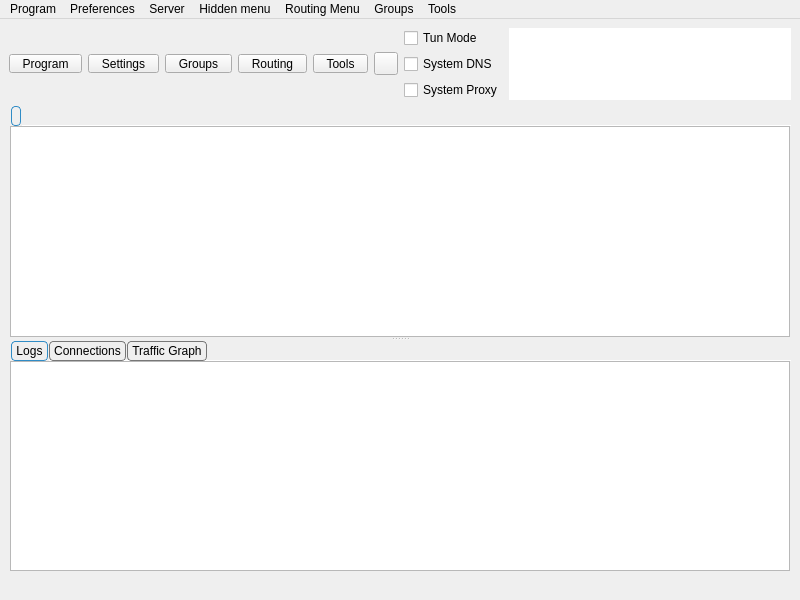
<?xml version="1.0" encoding="UTF-8"?>
<ui version="4.0">
 <class>MainWindow</class>
 <widget class="QMainWindow" name="MainWindow">
  <property name="geometry">
   <rect>
    <x>0</x>
    <y>0</y>
    <width>800</width>
    <height>600</height>
   </rect>
  </property>
  <property name="minimumSize">
   <size>
    <width>800</width>
    <height>600</height>
   </size>
  </property>
  <property name="windowTitle">
   <string notr="true">Throned</string>
  </property>
  <widget class="QWidget" name="centralwidget">
   <layout class="QVBoxLayout" name="verticalLayout_3" stretch="0,1,0">
    <item>
     <layout class="QHBoxLayout" name="horizontalLayout_2">
      <item>
       <widget class="QToolButton" name="toolButton_program">
        <property name="minimumSize">
         <size>
          <width>0</width>
          <height>0</height>
         </size>
        </property>
        <property name="styleSheet">
         <string notr="true">QToolButton {
    padding-left: 8px;
    padding-right: 8px;
}

/* The indicator shares the bottom row with the label (ToolButtonTextUnderIcon),
   so the widest button in any language is the tight one -- its text runs closest
   to the arrow. It fits because the drawn chevron only occupies the middle of
   its 16px subcontrol box, leaving ~14px clear at the button edge against the
   label's ~14.5px of slack. Don't pad the buttons to &quot;fix&quot; this: that widens
   all five for a gap only one of them ever needs (#1665). If a future
   translation looks cramped here, check that label first. */
QToolButton::menu-indicator {
    subcontrol-origin: border;
    subcontrol-position: bottom right;
    right: 2px;
    bottom: 3px;
}</string>
        </property>
        <property name="text">
         <string>Program</string>
        </property>
        <property name="icon">
         <iconset resource="../../res/Throned.qrc">
          <normaloff>:/icon/b-system-run.png</normaloff>:/icon/b-system-run.png</iconset>
        </property>
        <property name="iconSize">
         <size>
          <width>24</width>
          <height>24</height>
         </size>
        </property>
        <property name="popupMode">
         <enum>QToolButton::ToolButtonPopupMode::InstantPopup</enum>
        </property>
        <property name="toolButtonStyle">
         <enum>Qt::ToolButtonStyle::ToolButtonTextUnderIcon</enum>
        </property>
       </widget>
      </item>
      <item>
       <widget class="QToolButton" name="toolButton_preferences">
        <property name="minimumSize">
         <size>
          <width>0</width>
          <height>0</height>
         </size>
        </property>
        <property name="styleSheet">
         <string notr="true">QToolButton {
    padding-left: 8px;
    padding-right: 8px;
}

/* The indicator shares the bottom row with the label (ToolButtonTextUnderIcon),
   so the widest button in any language is the tight one -- its text runs closest
   to the arrow. It fits because the drawn chevron only occupies the middle of
   its 16px subcontrol box, leaving ~14px clear at the button edge against the
   label's ~14.5px of slack. Don't pad the buttons to &quot;fix&quot; this: that widens
   all five for a gap only one of them ever needs (#1665). If a future
   translation looks cramped here, check that label first. */
QToolButton::menu-indicator {
    subcontrol-origin: border;
    subcontrol-position: bottom right;
    right: 2px;
    bottom: 3px;
}</string>
        </property>
        <property name="text">
         <string>Settings</string>
        </property>
        <property name="icon">
         <iconset resource="../../res/Throned.qrc">
          <normaloff>:/icon/b-preferences.png</normaloff>:/icon/b-preferences.png</iconset>
        </property>
        <property name="iconSize">
         <size>
          <width>24</width>
          <height>24</height>
         </size>
        </property>
        <property name="popupMode">
         <enum>QToolButton::ToolButtonPopupMode::InstantPopup</enum>
        </property>
        <property name="toolButtonStyle">
         <enum>Qt::ToolButtonStyle::ToolButtonTextUnderIcon</enum>
        </property>
       </widget>
      </item>
      <item>
       <widget class="QToolButton" name="toolButton_testing">
        <property name="minimumSize">
         <size>
          <width>0</width>
          <height>0</height>
         </size>
        </property>
        <property name="styleSheet">
         <string notr="true">QToolButton {
    padding-left: 8px;
    padding-right: 8px;
}

/* The indicator shares the bottom row with the label (ToolButtonTextUnderIcon),
   so the widest button in any language is the tight one -- its text runs closest
   to the arrow. It fits because the drawn chevron only occupies the middle of
   its 16px subcontrol box, leaving ~14px clear at the button edge against the
   label's ~14.5px of slack. Don't pad the buttons to &quot;fix&quot; this: that widens
   all five for a gap only one of them ever needs (#1665). If a future
   translation looks cramped here, check that label first. */
QToolButton::menu-indicator {
    subcontrol-origin: border;
    subcontrol-position: bottom right;
    right: 2px;
    bottom: 3px;
}</string>
        </property>
        <property name="text">
         <string>Groups</string>
        </property>
        <property name="icon">
         <iconset resource="../../res/Throned.qrc">
          <normaloff>:/icon/b-testing-button.png</normaloff>:/icon/b-testing-button.png</iconset>
        </property>
        <property name="iconSize">
         <size>
          <width>24</width>
          <height>24</height>
         </size>
        </property>
        <property name="popupMode">
         <enum>QToolButton::ToolButtonPopupMode::InstantPopup</enum>
        </property>
        <property name="toolButtonStyle">
         <enum>Qt::ToolButtonStyle::ToolButtonTextUnderIcon</enum>
        </property>
       </widget>
      </item>
      <item>
       <widget class="QToolButton" name="toolButton_routing">
        <property name="minimumSize">
         <size>
          <width>0</width>
          <height>0</height>
         </size>
        </property>
        <property name="styleSheet">
         <string notr="true">QToolButton {
    padding-left: 8px;
    padding-right: 8px;
}

/* The indicator shares the bottom row with the label (ToolButtonTextUnderIcon),
   so the widest button in any language is the tight one -- its text runs closest
   to the arrow. It fits because the drawn chevron only occupies the middle of
   its 16px subcontrol box, leaving ~14px clear at the button edge against the
   label's ~14.5px of slack. Don't pad the buttons to &quot;fix&quot; this: that widens
   all five for a gap only one of them ever needs (#1665). If a future
   translation looks cramped here, check that label first. */
QToolButton::menu-indicator {
    subcontrol-origin: border;
    subcontrol-position: bottom right;
    right: 2px;
    bottom: 3px;
}</string>
        </property>
        <property name="text">
         <string>Routing</string>
        </property>
        <property name="icon">
         <iconset resource="../../res/Throned.qrc">
          <normaloff>:/icon/b-network-routing.png</normaloff>:/icon/b-network-routing.png</iconset>
        </property>
        <property name="iconSize">
         <size>
          <width>24</width>
          <height>24</height>
         </size>
        </property>
        <property name="popupMode">
         <enum>QToolButton::ToolButtonPopupMode::InstantPopup</enum>
        </property>
        <property name="toolButtonStyle">
         <enum>Qt::ToolButtonStyle::ToolButtonTextUnderIcon</enum>
        </property>
       </widget>
      </item>
      <item>
       <widget class="QToolButton" name="toolButton_tools">
        <property name="minimumSize">
         <size>
          <width>0</width>
          <height>0</height>
         </size>
        </property>
        <property name="styleSheet">
         <string notr="true">QToolButton {
    padding-left: 8px;
    padding-right: 8px;
}

/* The indicator shares the bottom row with the label (ToolButtonTextUnderIcon),
   so the widest button in any language is the tight one -- its text runs closest
   to the arrow. It fits because the drawn chevron only occupies the middle of
   its 16px subcontrol box, leaving ~14px clear at the button edge against the
   label's ~14.5px of slack. Don't pad the buttons to &quot;fix&quot; this: that widens
   all five for a gap only one of them ever needs (#1665). If a future
   translation looks cramped here, check that label first. */
QToolButton::menu-indicator {
    subcontrol-origin: border;
    subcontrol-position: bottom right;
    right: 2px;
    bottom: 3px;
}</string>
        </property>
        <property name="text">
         <string>Tools</string>
        </property>
        <property name="icon">
         <iconset resource="../../res/Throned.qrc">
          <normaloff>:/icon/b-tools-button.png</normaloff>:/icon/b-tools-button.png</iconset>
        </property>
        <property name="iconSize">
         <size>
          <width>24</width>
          <height>24</height>
         </size>
        </property>
        <property name="popupMode">
         <enum>QToolButton::ToolButtonPopupMode::InstantPopup</enum>
        </property>
        <property name="toolButtonStyle">
         <enum>Qt::ToolButtonStyle::ToolButtonTextUnderIcon</enum>
        </property>
       </widget>
      </item>
      <item>
       <widget class="StartStopButton" name="toolButton_startstop">
        <property name="focusPolicy">
         <enum>Qt::FocusPolicy::NoFocus</enum>
        </property>
        <property name="text">
         <string/>
        </property>
       </widget>
      </item>
      <item>
       <layout class="QVBoxLayout" name="verticalLayout_4">
        <item>
         <spacer name="verticalSpacer_modes_top">
          <property name="orientation">
           <enum>Qt::Orientation::Vertical</enum>
          </property>
          <property name="sizeHint" stdset="0">
           <size>
            <width>0</width>
            <height>0</height>
           </size>
          </property>
         </spacer>
        </item>
        <item>
         <widget class="QCheckBox" name="checkBox_VPN">
          <property name="sizePolicy">
           <sizepolicy hsizetype="Minimum" vsizetype="Minimum">
            <horstretch>0</horstretch>
            <verstretch>0</verstretch>
           </sizepolicy>
          </property>
          <property name="text">
           <string>Tun Mode</string>
          </property>
         </widget>
        </item>
        <item>
         <widget class="QCheckBox" name="system_dns">
          <property name="text">
           <string>System DNS</string>
          </property>
         </widget>
        </item>
        <item>
         <widget class="QCheckBox" name="checkBox_SystemProxy">
          <property name="text">
           <string>System Proxy</string>
          </property>
         </widget>
        </item>
        <item>
         <spacer name="verticalSpacer_modes_bottom">
          <property name="orientation">
           <enum>Qt::Orientation::Vertical</enum>
          </property>
          <property name="sizeHint" stdset="0">
           <size>
            <width>0</width>
            <height>0</height>
           </size>
          </property>
         </spacer>
        </item>
       </layout>
      </item>
      <item>
       <widget class="QTextBrowser" name="data_view">
        <property name="enabled">
         <bool>true</bool>
        </property>
        <property name="sizePolicy">
         <sizepolicy hsizetype="Expanding" vsizetype="Ignored">
          <horstretch>0</horstretch>
          <verstretch>0</verstretch>
         </sizepolicy>
        </property>
        <property name="minimumSize">
         <size>
          <width>0</width>
          <height>0</height>
         </size>
        </property>
        <property name="mouseTracking">
         <bool>false</bool>
        </property>
        <property name="focusPolicy">
         <enum>Qt::FocusPolicy::NoFocus</enum>
        </property>
        <property name="contextMenuPolicy">
         <enum>Qt::ContextMenuPolicy::NoContextMenu</enum>
        </property>
        <property name="acceptDrops">
         <bool>false</bool>
        </property>
        <property name="frameShape">
         <enum>QFrame::Shape::NoFrame</enum>
        </property>
        <property name="frameShadow">
         <enum>QFrame::Shadow::Sunken</enum>
        </property>
        <property name="verticalScrollBarPolicy">
         <enum>Qt::ScrollBarPolicy::ScrollBarAlwaysOff</enum>
        </property>
        <property name="horizontalScrollBarPolicy">
         <enum>Qt::ScrollBarPolicy::ScrollBarAlwaysOff</enum>
        </property>
        <property name="textInteractionFlags">
         <set>Qt::TextInteractionFlag::LinksAccessibleByKeyboard|Qt::TextInteractionFlag::LinksAccessibleByMouse</set>
        </property>
       </widget>
      </item>
     </layout>
    </item>
    <item>
     <widget class="QSplitter" name="splitter">
      <property name="orientation">
       <enum>Qt::Orientation::Vertical</enum>
      </property>
      <widget class="QTabWidget" name="tabWidget">
       <property name="styleSheet">
        <string notr="true">QTabWidget::tab-bar {
    left: 2px;
}

QTabBar {
    background: transparent;
    qproperty-drawBase: 0;
}

QTabBar::tab {
    border: 1px solid #777777;

    border-radius: 4px;
    padding: 2px 4px;
    margin-right: 1px;
}

QTabBar::tab:selected {
    border: 1px solid palette(highlight);
}</string>
       </property>
       <property name="currentIndex">
        <number>0</number>
       </property>
       <property name="documentMode">
        <bool>true</bool>
       </property>
       <property name="movable">
        <bool>true</bool>
       </property>
       <widget class="QWidget" name="widget1">
        <attribute name="title">
         <string/>
        </attribute>
        <layout class="QGridLayout" name="gridLayout_2">
         <property name="leftMargin">
          <number>1</number>
         </property>
         <property name="topMargin">
          <number>0</number>
         </property>
         <property name="rightMargin">
          <number>1</number>
         </property>
         <property name="bottomMargin">
          <number>0</number>
         </property>
         <property name="spacing">
          <number>0</number>
         </property>
         <item row="0" column="0">
          <widget class="ProfilesTableView" name="profilesTableView">
           <property name="contextMenuPolicy">
            <enum>Qt::ContextMenuPolicy::CustomContextMenu</enum>
           </property>
           <property name="editTriggers">
            <set>QAbstractItemView::EditTrigger::NoEditTriggers</set>
           </property>
           <property name="alternatingRowColors">
            <bool>true</bool>
           </property>
           <property name="selectionBehavior">
            <enum>QAbstractItemView::SelectionBehavior::SelectRows</enum>
           </property>
           <property name="horizontalScrollMode">
            <enum>QAbstractItemView::ScrollMode::ScrollPerPixel</enum>
           </property>
           <property name="wordWrap">
            <bool>false</bool>
           </property>
           <attribute name="horizontalHeaderMinimumSectionSize">
            <number>16</number>
           </attribute>
           <attribute name="horizontalHeaderHighlightSections">
            <bool>false</bool>
           </attribute>
           <attribute name="horizontalHeaderShowSortIndicator" stdset="0">
            <bool>false</bool>
           </attribute>
           <attribute name="verticalHeaderDefaultSectionSize">
            <number>30</number>
           </attribute>
          </widget>
         </item>
        </layout>
       </widget>
      </widget>
      <widget class="QWidget" name="aaaaaaaaaaaaaaaaaa">
       <layout class="QVBoxLayout" name="aaaaaaaaaaaa" stretch="0">
        <item>
         <widget class="QWidget" name="down_tab" native="true">
          <layout class="QVBoxLayout" name="verticalLayout">
           <property name="spacing">
            <number>0</number>
           </property>
           <property name="leftMargin">
            <number>0</number>
           </property>
           <property name="topMargin">
            <number>0</number>
           </property>
           <property name="rightMargin">
            <number>0</number>
           </property>
           <property name="bottomMargin">
            <number>0</number>
           </property>
           <item>
            <widget class="QTabWidget" name="stats_widget">
             <property name="autoFillBackground">
              <bool>true</bool>
             </property>
             <property name="styleSheet">
              <string notr="true">QTabWidget::tab-bar {
    left: 2px;
}

QTabBar {
    background: transparent;
    qproperty-drawBase: 0;
}

QTabBar::tab {
    border: 1px solid #777777;

    border-radius: 4px;
    padding: 2px 4px;
    margin-right: 1px;
}

QTabBar::tab:selected {
    border: 1px solid palette(highlight);
}</string>
             </property>
             <property name="tabPosition">
              <enum>QTabWidget::TabPosition::North</enum>
             </property>
             <property name="tabShape">
              <enum>QTabWidget::TabShape::Rounded</enum>
             </property>
             <property name="currentIndex">
              <number>0</number>
             </property>
             <property name="elideMode">
              <enum>Qt::TextElideMode::ElideNone</enum>
             </property>
             <property name="usesScrollButtons">
              <bool>true</bool>
             </property>
             <property name="documentMode">
              <bool>true</bool>
             </property>
             <property name="tabsClosable">
              <bool>false</bool>
             </property>
             <property name="movable">
              <bool>true</bool>
             </property>
             <property name="tabBarAutoHide">
              <bool>false</bool>
             </property>
             <widget class="QWidget" name="Logs">
              <property name="enabled">
               <bool>true</bool>
              </property>
              <attribute name="title">
               <string>Logs</string>
              </attribute>
              <layout class="QHBoxLayout" name="horizontalLayout_3" stretch="0">
               <property name="spacing">
                <number>0</number>
               </property>
               <property name="sizeConstraint">
                <enum>QLayout::SizeConstraint::SetDefaultConstraint</enum>
               </property>
               <property name="leftMargin">
                <number>1</number>
               </property>
               <property name="topMargin">
                <number>0</number>
               </property>
               <property name="rightMargin">
                <number>1</number>
               </property>
               <property name="bottomMargin">
                <number>0</number>
               </property>
               <item>
                <widget class="QTextBrowser" name="masterLogBrowser">
                 <property name="contextMenuPolicy">
                  <enum>Qt::ContextMenuPolicy::CustomContextMenu</enum>
                 </property>
                 <property name="openLinks">
                  <bool>false</bool>
                 </property>
                </widget>
               </item>
              </layout>
             </widget>
             <widget class="QWidget" name="connections_tab">
              <attribute name="title">
               <string>Connections</string>
              </attribute>
              <layout class="QHBoxLayout" name="horizontalLayout_4">
               <property name="spacing">
                <number>0</number>
               </property>
               <property name="sizeConstraint">
                <enum>QLayout::SizeConstraint::SetDefaultConstraint</enum>
               </property>
               <property name="leftMargin">
                <number>1</number>
               </property>
               <property name="topMargin">
                <number>0</number>
               </property>
               <property name="rightMargin">
                <number>1</number>
               </property>
               <property name="bottomMargin">
                <number>0</number>
               </property>
               <item>
                <widget class="QTableWidget" name="connections">
                 <property name="autoFillBackground">
                  <bool>false</bool>
                 </property>
                 <column>
                  <property name="text">
                   <string>Destination (Domain)</string>
                  </property>
                  <property name="toolTip">
                   <string>Click To Disable Sorting</string>
                  </property>
                 </column>
                 <column>
                  <property name="text">
                   <string>Process</string>
                  </property>
                  <property name="toolTip">
                   <string>Click To Sort By Process</string>
                  </property>
                 </column>
                 <column>
                  <property name="text">
                   <string>Protocol</string>
                  </property>
                  <property name="toolTip">
                   <string>Click To Sort By Protocol</string>
                  </property>
                 </column>
                 <column>
                  <property name="text">
                   <string>Outbound</string>
                  </property>
                  <property name="toolTip">
                   <string>Click To Sort By Outbound</string>
                  </property>
                 </column>
                 <column>
                  <property name="text">
                   <string>Traffic</string>
                  </property>
                  <property name="toolTip">
                   <string>Click to sort by traffic; right-click to choose total/down/up</string>
                  </property>
                 </column>
                 <column>
                  <property name="text">
                   <string>Speed</string>
                  </property>
                  <property name="toolTip">
                   <string>Click to sort by speed; right-click to choose total/down/up</string>
                  </property>
                 </column>
                </widget>
               </item>
              </layout>
             </widget>
             <widget class="QWidget" name="graph_tab">
              <attribute name="title">
               <string>Traffic Graph</string>
              </attribute>
              <layout class="QHBoxLayout" name="horizontalLayout_6">
               <property name="spacing">
                <number>0</number>
               </property>
               <property name="sizeConstraint">
                <enum>QLayout::SizeConstraint::SetDefaultConstraint</enum>
               </property>
               <property name="leftMargin">
                <number>1</number>
               </property>
               <property name="topMargin">
                <number>0</number>
               </property>
               <property name="rightMargin">
                <number>1</number>
               </property>
               <property name="bottomMargin">
                <number>0</number>
               </property>
              </layout>
             </widget>
            </widget>
           </item>
          </layout>
         </widget>
        </item>
       </layout>
      </widget>
     </widget>
    </item>
    <item>
     <layout class="QHBoxLayout" name="horizontalLayout">
      <item>
       <widget class="QLabel" name="label_running">
        <property name="text">
         <string/>
        </property>
       </widget>
      </item>
      <item>
       <widget class="QLabel" name="label_inbound">
        <property name="text">
         <string/>
        </property>
        <property name="alignment">
         <set>Qt::AlignmentFlag::AlignLeading|Qt::AlignmentFlag::AlignLeft|Qt::AlignmentFlag::AlignVCenter</set>
        </property>
       </widget>
      </item>
      <item>
       <widget class="QLabel" name="label_speed">
        <property name="text">
         <string/>
        </property>
        <property name="alignment">
         <set>Qt::AlignmentFlag::AlignLeading|Qt::AlignmentFlag::AlignLeft|Qt::AlignmentFlag::AlignVCenter</set>
        </property>
       </widget>
      </item>
     </layout>
    </item>
   </layout>
  </widget>
  <widget class="QMenuBar" name="menubar">
   <property name="geometry">
    <rect>
     <x>0</x>
     <y>0</y>
     <width>800</width>
     <height>25</height>
    </rect>
   </property>
   <widget class="QMenu" name="menu_program">
    <property name="title">
     <string>Program</string>
    </property>
    <addaction name="actionHide_window"/>
    <addaction name="separator"/>
    <addaction name="menu_add_from_input"/>
    <addaction name="menu_add_from_clipboard"/>
    <addaction name="actionAdd_profile_from_File"/>
    <addaction name="menu_scan_qr"/>
    <addaction name="separator"/>
    <addaction name="actionStart_with_system"/>
    <addaction name="actionRemember_last_proxy"/>
    <addaction name="actionAllow_LAN"/>
    <addaction name="separator"/>
    <addaction name="actionRestart_Proxy"/>
    <addaction name="actionRestart_Program"/>
    <addaction name="menu_exit"/>
   </widget>
   <widget class="QMenu" name="menu_preferences">
    <property name="title">
     <string>Preferences</string>
    </property>
    <addaction name="menu_basic_settings"/>
    <addaction name="menu_routing_settings"/>
    <addaction name="menu_vpn_settings"/>
    <addaction name="menu_preset_settings"/>
    <addaction name="menu_dpi_bypass"/>
    <addaction name="menu_hotkey_settings"/>
    <addaction name="menu_open_config_folder"/>
   </widget>
   <widget class="QMenu" name="menu_server">
    <property name="title">
     <string>Server</string>
    </property>
    <widget class="QMenu" name="menu_share_item">
     <property name="title">
      <string>Share</string>
     </property>
     <addaction name="menu_qr"/>
     <addaction name="menu_export_config"/>
     <addaction name="actionExport_Xray_config"/>
     <addaction name="separator"/>
     <addaction name="menu_copy_links"/>
     <addaction name="menu_copy_links_nkr"/>
     <addaction name="actionCopy_Test_Result"/>
    </widget>
    <widget class="QMenu" name="menu_add_item">
     <property name="title">
      <string>Add</string>
     </property>
     <addaction name="menu_add_from_input"/>
     <addaction name="menu_add_from_clipboard"/>
     <addaction name="actionAdd_profile_from_File"/>
     <addaction name="menu_scan_qr"/>
    </widget>
    <widget class="QMenu" name="menu_test_item">
     <property name="title">
      <string>Test</string>
     </property>
     <addaction name="actionUrl_Test_Selected"/>
     <addaction name="actionSpeedtest_Selected"/>
     <addaction name="actionClear_Test_Result"/>
    </widget>
    <addaction name="menu_add_item"/>
    <addaction name="separator"/>
    <addaction name="menu_start"/>
    <addaction name="menu_stop"/>
    <addaction name="menu_share_item"/>
    <addaction name="menu_delete"/>
    <addaction name="separator"/>
    <addaction name="menu_select_all"/>
    <addaction name="menu_clone"/>
    <addaction name="separator"/>
    <addaction name="menu_test_item"/>
    <addaction name="separator"/>
    <addaction name="actionResolve_Selected_Out_IP"/>
    <addaction name="menu_resolve_selected"/>
    <addaction name="menu_reset_traffic"/>
   </widget>
   <widget class="QMenu" name="menuHidden_menu">
    <property name="title">
     <string>Hidden menu</string>
    </property>
    <widget class="QMenu" name="menu_spmode">
     <property name="title">
      <string>Operation Mode</string>
     </property>
     <addaction name="menu_spmode_system_proxy"/>
     <addaction name="menu_spmode_vpn"/>
    </widget>
    <addaction name="menu_update_subscription"/>
    <addaction name="menu_resolve_domain"/>
    <addaction name="menu_remove_invalid"/>
    <addaction name="actionUrl_Test_Group"/>
    <addaction name="menu_remove_unavailable"/>
    <addaction name="menu_clear_test_result"/>
    <addaction name="menu_delete_repeat"/>
    <addaction name="actionSpeedtest_Group"/>
    <addaction name="actionResolve_Out_IP"/>
    <addaction name="actionRefresh_Column_Widths"/>
    <addaction name="menu_spmode"/>
   </widget>
   <widget class="QMenu" name="menuRouting_Menu">
    <property name="title">
     <string>Routing Menu</string>
    </property>
   </widget>
   <widget class="QMenu" name="menuTools">
    <property name="title">
     <string>Tools</string>
    </property>
    <addaction name="actionAuto_Selector"/>
    <addaction name="menu_open_dashboard"/>
    <addaction name="actionSpeedtest_Current"/>
    <addaction name="separator"/>
    <addaction name="menu_otp_manager"/>
    <addaction name="separator"/>
    <addaction name="actionRuntime_Stats"/>
    <addaction name="actionTraffic_Stats"/>
    <addaction name="actionCheck_For_Update"/>
   </widget>
   <widget class="QMenu" name="menuTesting">
    <property name="title">
     <string>Groups</string>
    </property>
    <addaction name="menu_manage_groups"/>
    <addaction name="actionAdd_New_Group"/>
    <addaction name="actionEdit_Group"/>
    <addaction name="actionDelete_Group"/>
    <addaction name="separator"/>
    <addaction name="actionUrl_Test_Group"/>
    <addaction name="actionSpeedtest_Group"/>
    <addaction name="actionResolve_Out_IP"/>
    <addaction name="menu_resolve_domain"/>
    <addaction name="menu_clear_test_result"/>
    <addaction name="separator"/>
    <addaction name="menu_update_subscription"/>
    <addaction name="actionUpdate_All_Subscriptions"/>
    <addaction name="menu_delete_repeat"/>
    <addaction name="menu_remove_unavailable"/>
    <addaction name="menu_remove_invalid"/>
    <addaction name="menu_remove_insecure"/>
    <addaction name="separator"/>
    <addaction name="actionRefresh_Column_Widths"/>
   </widget>
   <addaction name="menu_program"/>
   <addaction name="menu_preferences"/>
   <addaction name="menu_server"/>
   <addaction name="menuHidden_menu"/>
   <addaction name="menuRouting_Menu"/>
   <addaction name="menuTesting"/>
   <addaction name="menuTools"/>
  </widget>
  <action name="menu_exit">
   <property name="text">
    <string>Exit</string>
   </property>
  </action>
  <action name="actionShow_window">
   <property name="text">
    <string>Show Window</string>
   </property>
  </action>
  <action name="menu_basic_settings">
   <property name="text">
    <string>Basic Settings</string>
   </property>
  </action>
  <action name="menu_add_from_input">
   <property name="text">
    <string>New profile</string>
   </property>
   <property name="shortcut">
    <string notr="true">Ctrl+N</string>
   </property>
  </action>
  <action name="menu_manage_groups">
   <property name="text">
    <string>Manage Groups</string>
   </property>
  </action>
  <action name="menu_start">
   <property name="text">
    <string>Start</string>
   </property>
   <property name="shortcut">
    <string notr="true">Return</string>
   </property>
  </action>
  <action name="menu_stop">
   <property name="text">
    <string>Stop</string>
   </property>
   <property name="shortcut">
    <string notr="true">Ctrl+S</string>
   </property>
  </action>
  <action name="menu_routing_settings">
   <property name="text">
    <string>Routing Settings</string>
   </property>
  </action>
  <action name="menu_add_from_clipboard">
   <property name="text">
    <string>Add profile from clipboard</string>
   </property>
   <property name="shortcut">
    <string notr="true">Ctrl+V</string>
   </property>
  </action>
  <action name="menu_delete">
   <property name="text">
    <string>Delete</string>
   </property>
   <property name="shortcut">
    <string notr="true">Del</string>
   </property>
  </action>
  <action name="menu_profile_debug_info">
   <property name="text">
    <string>Debug Info</string>
   </property>
  </action>
  <action name="menu_qr">
   <property name="text">
    <string>QR Code and link</string>
   </property>
  </action>
  <action name="menu_copy_link">
   <property name="text">
    <string>Copy Link</string>
   </property>
  </action>
  <action name="menu_tcp_ping">
   <property name="text">
    <string notr="true">Tcp Ping</string>
   </property>
   <property name="shortcut">
    <string notr="true">Ctrl+Shift+T</string>
   </property>
  </action>
  <action name="menu_url_test">
   <property name="text">
    <string notr="true">Url Test</string>
   </property>
   <property name="shortcut">
    <string notr="true">Ctrl+Shift+U</string>
   </property>
  </action>
  <action name="menu_clear_test_result">
   <property name="text">
    <string>Clear Group test result</string>
   </property>
   <property name="shortcut">
    <string notr="true">Ctrl+Shift+C</string>
   </property>
  </action>
  <action name="menu_export_config">
   <property name="text">
    <string>Export Sing-box config</string>
   </property>
   <property name="shortcut">
    <string notr="true">Ctrl+E</string>
   </property>
  </action>
  <action name="menu_reset_traffic">
   <property name="text">
    <string>Reset Traffic</string>
   </property>
   <property name="shortcut">
    <string notr="true">Ctrl+R</string>
   </property>
  </action>
  <action name="menu_scan_qr">
   <property name="text">
    <string>Scan QR Code</string>
   </property>
   <property name="shortcut">
    <string notr="true">Ctrl+Shift+Q</string>
   </property>
  </action>
  <action name="menu_spmode_system_proxy">
   <property name="checkable">
    <bool>true</bool>
   </property>
   <property name="text">
    <string>System Proxy</string>
   </property>
  </action>
  <action name="menu_spmode_disabled">
   <property name="checkable">
    <bool>true</bool>
   </property>
   <property name="text">
    <string>Disable</string>
   </property>
  </action>
  <action name="menu_delete_repeat">
   <property name="text">
    <string>Remove Duplicates</string>
   </property>
   <property name="shortcut">
    <string notr="true">Ctrl+Shift+D</string>
   </property>
  </action>
  <action name="actionfake">
   <property name="text">
    <string>fake</string>
   </property>
   <property name="visible">
    <bool>false</bool>
   </property>
  </action>
  <action name="menu_move">
   <property name="text">
    <string>Move</string>
   </property>
   <property name="shortcut">
    <string notr="true">Ctrl+M</string>
   </property>
  </action>
  <action name="actionStart_with_system">
   <property name="checkable">
    <bool>true</bool>
   </property>
   <property name="text">
    <string>Start with system</string>
   </property>
  </action>
  <action name="actionRemember_last_proxy">
   <property name="checkable">
    <bool>true</bool>
   </property>
   <property name="text">
    <string>Remember last profile</string>
   </property>
  </action>
  <action name="actionAllow_LAN">
   <property name="checkable">
    <bool>true</bool>
   </property>
   <property name="text">
    <string>Allow other devices to connect</string>
   </property>
  </action>
  <action name="menu_remove_unavailable">
   <property name="text">
    <string>Remove Unavailable</string>
   </property>
   <property name="shortcut">
    <string notr="true">Ctrl+Shift+R</string>
   </property>
  </action>
  <action name="menu_full_test">
   <property name="text">
    <string>Full Test</string>
   </property>
   <property name="shortcut">
    <string notr="true">Ctrl+Shift+F</string>
   </property>
  </action>
  <action name="menu_hotkey_settings">
   <property name="text">
    <string>Hotkey Settings</string>
   </property>
  </action>
  <action name="menu_select_all">
   <property name="text">
    <string>Select All</string>
   </property>
   <property name="shortcut">
    <string notr="true">Ctrl+A</string>
   </property>
  </action>
  <action name="menu_copy_links_nkr">
   <property name="text">
    <string>Copy links of selected (Deep Links)</string>
   </property>
   <property name="shortcut">
    <string notr="true">Ctrl+Alt+C</string>
   </property>
  </action>
  <action name="actionfake_2">
   <property name="text">
    <string>fake</string>
   </property>
   <property name="visible">
    <bool>false</bool>
   </property>
  </action>
  <action name="actionfake_3">
   <property name="text">
    <string>fake</string>
   </property>
   <property name="visible">
    <bool>false</bool>
   </property>
  </action>
  <action name="menu_copy_links">
   <property name="text">
    <string>Copy links of selected</string>
   </property>
   <property name="shortcut">
    <string notr="true">Ctrl+C</string>
   </property>
  </action>
  <action name="menu_spmode_vpn">
   <property name="checkable">
    <bool>true</bool>
   </property>
   <property name="text">
    <string>Tun Mode</string>
   </property>
  </action>
  <action name="menu_clone">
   <property name="text">
    <string>Clone</string>
   </property>
   <property name="shortcut">
    <string notr="true">Ctrl+D</string>
   </property>
  </action>
  <action name="menu_update_subscription">
   <property name="text">
    <string>Update subscription</string>
   </property>
   <property name="shortcut">
    <string notr="true">Ctrl+U</string>
   </property>
   <property name="visible">
    <bool>true</bool>
   </property>
  </action>
  <action name="menu_resolve_domain">
   <property name="text">
    <string>Resolve Domain for group</string>
   </property>
   <property name="shortcut">
    <string notr="true">Ctrl+Shift+I</string>
   </property>
  </action>
  <action name="menu_vpn_settings">
   <property name="text">
    <string>Tun Settings</string>
   </property>
  </action>
  <action name="menu_preset_settings">
   <property name="text">
    <string>Preset Settings</string>
   </property>
  </action>
  <action name="menu_dpi_bypass">
   <property name="text">
    <string>DPI Bypass</string>
   </property>
  </action>
  <action name="menu_otp_manager">
   <property name="text">
    <string>OTP Manager</string>
   </property>
  </action>
  <action name="actionRestart_Program">
   <property name="text">
    <string>Restart Program</string>
   </property>
  </action>
  <action name="menu_open_config_folder">
   <property name="text">
    <string>Open Config Folder</string>
   </property>
  </action>
  <action name="menu_open_dashboard">
   <property name="text">
    <string>Open Web dashboard</string>
   </property>
  </action>
  <action name="actionfake_4">
   <property name="text">
    <string notr="true">fake</string>
   </property>
   <property name="visible">
    <bool>false</bool>
   </property>
  </action>
  <action name="actionfake_5">
   <property name="text">
    <string notr="true">fake</string>
   </property>
   <property name="visible">
    <bool>false</bool>
   </property>
  </action>
  <action name="actionRestart_Proxy">
   <property name="text">
    <string>Restart Core</string>
   </property>
  </action>
  <action name="menu_stop_testing">
   <property name="text">
    <string>Stop Testing</string>
   </property>
   <property name="shortcut">
    <string notr="true">Ctrl+.</string>
   </property>
  </action>
  <action name="actionUrl_Test_Selected">
   <property name="text">
    <string>Url Test Selected</string>
   </property>
   <property name="shortcut">
    <string notr="true">Ctrl+Shift+S</string>
   </property>
   <property name="visible">
    <bool>true</bool>
   </property>
  </action>
  <action name="actionUrl_Test_Group">
   <property name="enabled">
    <bool>true</bool>
   </property>
   <property name="text">
    <string>Url Test Group</string>
   </property>
   <property name="shortcut">
    <string notr="true">Ctrl+Shift+G</string>
   </property>
   <property name="visible">
    <bool>true</bool>
   </property>
  </action>
  <action name="menu_resolve_selected">
   <property name="text">
    <string>Resolve Selected Domain</string>
   </property>
   <property name="visible">
    <bool>true</bool>
   </property>
  </action>
  <action name="menu_remove_invalid">
   <property name="text">
    <string>Remove Invalid</string>
   </property>
   <property name="shortcut">
    <string notr="true">Ctrl+Alt+I</string>
   </property>
   <property name="menuRole">
    <enum>QAction::MenuRole::TextHeuristicRole</enum>
   </property>
  </action>
  <action name="menu_remove_insecure">
   <property name="text">
    <string>Remove Insecure Configs</string>
   </property>
   <property name="menuRole">
    <enum>QAction::MenuRole::TextHeuristicRole</enum>
   </property>
  </action>
  <action name="menu_open_routing_manager">
   <property name="text">
    <string>Open Manager</string>
   </property>
  </action>
  <action name="actionSpeedtest_Current">
   <property name="text">
    <string>Speedtest Current</string>
   </property>
   <property name="shortcut">
    <string notr="true">F6</string>
   </property>
  </action>
  <action name="actionSpeedtest_Selected">
   <property name="text">
    <string>Speedtest Selected</string>
   </property>
   <property name="shortcut">
    <string notr="true">Ctrl+Shift+P</string>
   </property>
  </action>
  <action name="actionSpeedtest_Group">
   <property name="text">
    <string>Speedtest Group</string>
   </property>
   <property name="shortcut">
    <string notr="true">Ctrl+Alt+P</string>
   </property>
  </action>
  <action name="actionHide_window">
   <property name="text">
    <string>Hide window</string>
   </property>
   <property name="shortcut">
    <string notr="true">Ctrl+H</string>
   </property>
  </action>
  <action name="actionAdd_profile_from_File">
   <property name="text">
    <string>Add profile from File(s)</string>
   </property>
   <property name="shortcut">
    <string notr="true">Ctrl+O</string>
   </property>
  </action>
  <action name="actionResolve_Out_IP">
   <property name="text">
    <string>Resolve out IP for group</string>
   </property>
  </action>
  <action name="actionAdd_New_Group">
   <property name="text">
    <string>Add new Group</string>
   </property>
  </action>
  <action name="actionEdit_Group">
   <property name="text">
    <string>Edit current Group</string>
   </property>
  </action>
  <action name="actionDelete_Group">
   <property name="text">
    <string>Delete current Group</string>
   </property>
  </action>
  <action name="actionUpdate_All_Subscriptions">
   <property name="text">
    <string>Update all subscriptions</string>
   </property>
  </action>
  <action name="actionResolve_Selected_Out_IP">
   <property name="text">
    <string>Resolve Selected Out IP</string>
   </property>
  </action>
  <action name="actionRefresh_Column_Widths">
   <property name="text">
    <string>Refresh Column Widths</string>
   </property>
  </action>
  <action name="actionExport_Xray_config">
   <property name="text">
    <string>Export Xray config</string>
   </property>
  </action>
  <action name="actionCopy_Test_Result">
   <property name="text">
    <string>Copy Test Result</string>
   </property>
  </action>
  <action name="actionClear_Test_Result">
   <property name="text">
    <string>Clear Test Result</string>
   </property>
  </action>
  <action name="actionRuntime_Stats">
   <property name="text">
    <string>Runtime Stats</string>
   </property>
  </action>
  <action name="actionAuto_Selector">
   <property name="text">
    <string>Auto Selector Stats</string>
   </property>
   <property name="visible">
    <bool>false</bool>
   </property>
  </action>
  <action name="actionTraffic_Stats">
   <property name="text">
    <string>Traffic Stats</string>
   </property>
  </action>
  <action name="actionCheck_For_Update">
   <property name="text">
    <string>Check For Update</string>
   </property>
  </action>
 </widget>
 <customwidgets>
  <customwidget>
   <class>ProfilesTableView</class>
   <extends>QTableView</extends>
   <header>include/ui/utils/ProfilesTableView.h</header>
  </customwidget>
  <customwidget>
   <class>StartStopButton</class>
   <extends>QToolButton</extends>
   <header>include/ui/widget/StartStopButton.hpp</header>
  </customwidget>
 </customwidgets>
 <resources>
  <include location="../../res/Throned.qrc"/>
 </resources>
 <connections/>
</ui>
